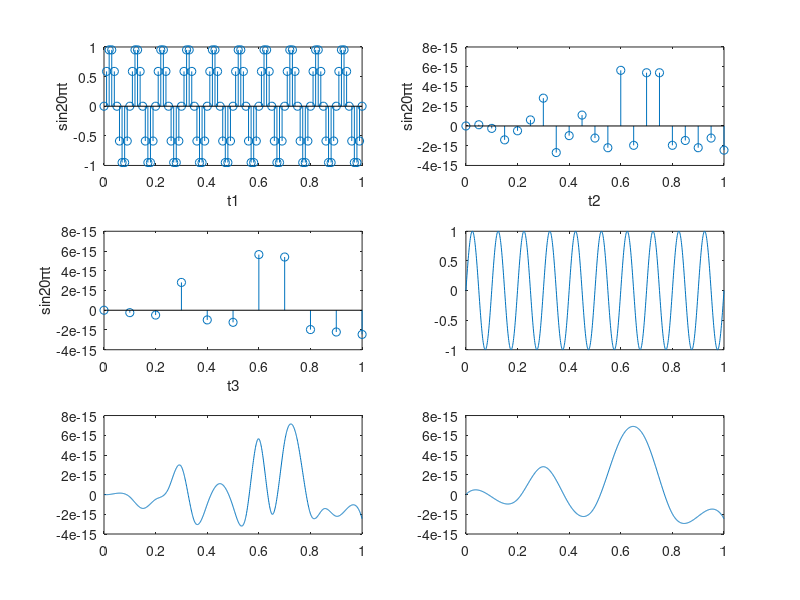

Recreate this plot in MATLAB.
SR1=100;  %sampling rate
dt1=1/SR1  %sampling interval
t1= 0:dt1:1;
x1n=sin(20*pi*t1);
subplot(3,2,1),
stem(t1,x1n);
xlabel('t1');
ylabel('sin20\pit');
SR2=20 ;  %sampling rate
dt2=1/SR2  %sampling interval
t2= 0:dt2:1;
x2n=sin(20*pi*t2);
subplot(3,2,2),
stem(t2,x2n);
xlabel('t2');
ylabel('sin20\pit');
SR3=10 ;  %sampling rate
dt3=1/SR3  %sampling interval
t3= 0:dt3:1;
x3n=sin(20*pi*t3);
subplot(3,2,3),
stem(t3,x3n);
xlabel('t3');
ylabel('sin20\pit');

t=[0:0.001:1];
%u=[0:0.05:1];
%v=[0:0.1:1];
y1=spline(t1,x1n,t);
y2=spline(t2,x2n,t);
y3=spline(t3,x3n,t);
subplot(3,2,4),
plot(t,y1);
subplot(3,2,5),
plot(t,y2);
subplot(3,2,6),
plot(t,y3);